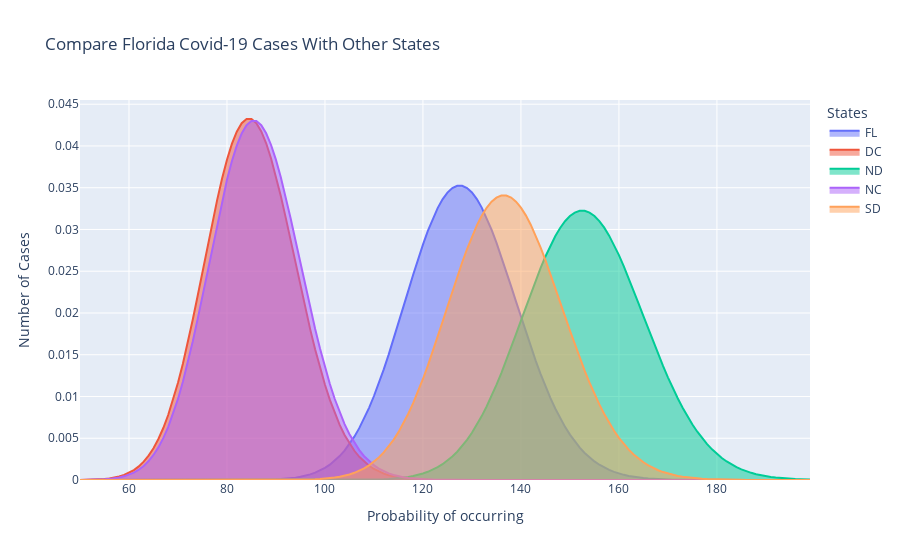

The cell this chart's notebook holds for it:
### Code cell
fig = go.Figure()
fig.add_trace(go.Scatter(x=df.index, y=df[0], fill='tozeroy', name='FL')) # fill down to xaxis
fig.add_trace(go.Scatter(x=df2.index, y=df2[0], fill='tozeroy', name='DC')) # fill to trace0 y
fig.add_trace(go.Scatter(x=df3.index, y=df3[0], fill='tozeroy', name='ND')) # fill to trace0 y
fig.add_trace(go.Scatter(x=df4.index, y=df4[0], fill='tozeroy', name='NC')) # fill to trace0 y
fig.add_trace(go.Scatter(x=df5.index, y=df5[0], fill='tozeroy', name='SD')) # fill to trace0 y

fig.update_layout(
    title="Compare Florida Covid-19 Cases With Other States",
    xaxis_title="Probability of occurring",
    yaxis_title="Number of Cases",
    legend_title="States",
)
fig.show()
fig.write_image("images/fig6.png")

### Figure 1 — Plotly figure (JSON) as saved in the notebook; plotly's stock layout.template omitted (floating-point values rounded to 4 significant figures; data arrays with more than 128 entries replaced by an {"elided": "..."} marker saying what was removed)
{"data": [{"fill": "tozeroy", "name": "FL", "type": "scatter", "x": {"elided": "150 int values"}, "y": {"elided": "150 float values"}}, {"fill": "tozeroy", "name": "DC", "type": "scatter", "x": {"elided": "150 int values"}, "y": {"elided": "150 float values"}}, {"fill": "tozeroy", "name": "ND", "type": "scatter", "x": {"elided": "150 int values"}, "y": {"elided": "150 float values"}}, {"fill": "tozeroy", "name": "NC", "type": "scatter", "x": {"elided": "150 int values"}, "y": {"elided": "150 float values"}}, {"fill": "tozeroy", "name": "SD", "type": "scatter", "x": {"elided": "150 int values"}, "y": {"elided": "150 float values"}}], "layout": {"legend": {"title": {"text": "States"}}, "title": {"text": "Compare Florida Covid-19 Cases With Other States"}, "xaxis": {"title": {"text": "Probability of occurring"}}, "yaxis": {"title": {"text": "Number of Cases"}}}}
